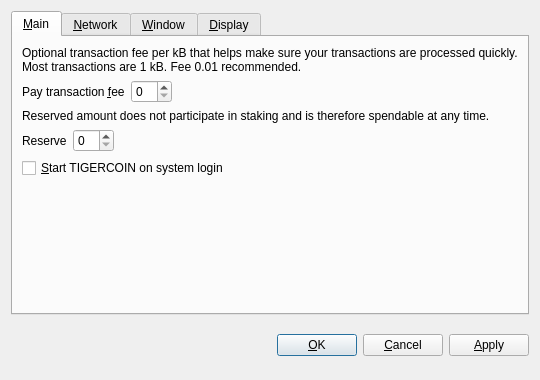
<?xml version="1.0" encoding="UTF-8"?>
<ui version="4.0">
 <class>OptionsDialog</class>
 <widget class="QDialog" name="OptionsDialog">
  <property name="geometry">
   <rect>
    <x>0</x>
    <y>0</y>
    <width>540</width>
    <height>380</height>
   </rect>
  </property>
  <property name="windowTitle">
   <string>Options</string>
  </property>
  <property name="modal">
   <bool>true</bool>
  </property>
  <layout class="QVBoxLayout" name="verticalLayout">
   <item>
    <widget class="QTabWidget" name="tabWidget">
     <property name="tabPosition">
      <enum>QTabWidget::North</enum>
     </property>
     <property name="currentIndex">
      <number>0</number>
     </property>
     <widget class="QWidget" name="tabMain">
      <attribute name="title">
       <string>&amp;Main</string>
      </attribute>
      <layout class="QVBoxLayout" name="verticalLayout_Main">
       <item>
        <widget class="QLabel" name="transactionFeeInfoLabel">
         <property name="text">
          <string>Optional transaction fee per kB that helps make sure your transactions are processed quickly. Most transactions are 1 kB. Fee 0.01 recommended.</string>
         </property>
         <property name="textFormat">
          <enum>Qt::PlainText</enum>
         </property>
         <property name="wordWrap">
          <bool>true</bool>
         </property>
        </widget>
       </item>
       <item>
        <layout class="QHBoxLayout" name="horizontalLayoutFee">
         <item>
          <widget class="QLabel" name="transactionFeeLabel">
           <property name="text">
            <string>Pay transaction &amp;fee</string>
           </property>
           <property name="textFormat">
            <enum>Qt::PlainText</enum>
           </property>
           <property name="buddy">
            <cstring>transactionFee</cstring>
           </property>
          </widget>
         </item>
         <item>
          <widget class="BitcoinAmountField" name="transactionFee"/>
         </item>
         <item>
          <spacer name="horizontalSpacerFee">
           <property name="orientation">
            <enum>Qt::Horizontal</enum>
           </property>
           <property name="sizeHint" stdset="0">
            <size>
             <width>40</width>
             <height>20</height>
            </size>
           </property>
          </spacer>
         </item>
        </layout>
       </item>
       <item>
        <widget class="QLabel" name="reserveBalanceInfoLabel">
         <property name="text">
          <string>Reserved amount does not participate in staking and is therefore spendable at any time.</string>
         </property>
         <property name="textFormat">
          <enum>Qt::PlainText</enum>
         </property>
         <property name="wordWrap">
          <bool>true</bool>
         </property>
        </widget>
       </item>
       <item>
        <layout class="QHBoxLayout" name="horizontalLayoutReserveBalance">
         <item>
          <widget class="QLabel" name="reserveBalanceLabel">
           <property name="text">
            <string>Reserve</string>
           </property>
           <property name="textFormat">
            <enum>Qt::PlainText</enum>
           </property>
           <property name="buddy">
            <cstring>reserveBalance</cstring>
           </property>
          </widget>
         </item>
         <item>
          <widget class="BitcoinAmountField" name="reserveBalance"/>
         </item>
         <item>
          <spacer name="horizontalSpacerReserveBalance">
           <property name="orientation">
            <enum>Qt::Horizontal</enum>
           </property>
           <property name="sizeHint" stdset="0">
            <size>
             <width>40</width>
             <height>20</height>
            </size>
           </property>
          </spacer>
         </item>
        </layout>
       </item>
       <item>
        <widget class="QCheckBox" name="bitcoinAtStartup">
         <property name="toolTip">
          <string>Automatically start TIGERCOIN after logging in to the system.</string>
         </property>
         <property name="text">
          <string>&amp;Start TIGERCOIN on system login</string>
         </property>
        </widget>
       </item>
       <item>
        <spacer name="verticalSpacer_Main">
         <property name="orientation">
          <enum>Qt::Vertical</enum>
         </property>
         <property name="sizeHint" stdset="0">
          <size>
           <width>20</width>
           <height>40</height>
          </size>
         </property>
        </spacer>
       </item>
      </layout>
     </widget>
     <widget class="QWidget" name="tabNetwork">
      <attribute name="title">
       <string>&amp;Network</string>
      </attribute>
      <layout class="QVBoxLayout" name="verticalLayout_Network">
       <item>
        <widget class="QCheckBox" name="mapPortUpnp">
         <property name="toolTip">
          <string>Automatically open the TIGERCOIN client port on the router. This only works when your router supports UPnP and it is enabled.</string>
         </property>
         <property name="text">
          <string>Map port using &amp;UPnP</string>
         </property>
        </widget>
       </item>
       <item>
        <widget class="QCheckBox" name="connectSocks">
         <property name="toolTip">
          <string>Connect to the TIGERCOIN network through a SOCKS proxy (e.g. when connecting through Tor).</string>
         </property>
         <property name="text">
          <string>&amp;Connect through SOCKS proxy:</string>
         </property>
        </widget>
       </item>
       <item>
        <layout class="QHBoxLayout" name="horizontalLayout_Network">
         <item>
          <widget class="QLabel" name="proxyIpLabel">
           <property name="text">
            <string>Proxy &amp;IP:</string>
           </property>
           <property name="textFormat">
            <enum>Qt::PlainText</enum>
           </property>
           <property name="buddy">
            <cstring>proxyIp</cstring>
           </property>
          </widget>
         </item>
         <item>
          <widget class="QValidatedLineEdit" name="proxyIp">
           <property name="maximumSize">
            <size>
             <width>140</width>
             <height>16777215</height>
            </size>
           </property>
           <property name="toolTip">
            <string>IP address of the proxy (e.g. 127.0.0.1)</string>
           </property>
          </widget>
         </item>
         <item>
          <widget class="QLabel" name="proxyPortLabel">
           <property name="text">
            <string>&amp;Port:</string>
           </property>
           <property name="textFormat">
            <enum>Qt::PlainText</enum>
           </property>
           <property name="buddy">
            <cstring>proxyPort</cstring>
           </property>
          </widget>
         </item>
         <item>
          <widget class="QLineEdit" name="proxyPort">
           <property name="maximumSize">
            <size>
             <width>55</width>
             <height>16777215</height>
            </size>
           </property>
           <property name="toolTip">
            <string>Port of the proxy (e.g. 9050)</string>
           </property>
          </widget>
         </item>
         <item>
          <widget class="QLabel" name="socksVersionLabel">
           <property name="text">
            <string>SOCKS &amp;Version:</string>
           </property>
           <property name="textFormat">
            <enum>Qt::PlainText</enum>
           </property>
           <property name="buddy">
            <cstring>socksVersion</cstring>
           </property>
          </widget>
         </item>
         <item>
          <widget class="QValueComboBox" name="socksVersion">
           <property name="toolTip">
            <string>SOCKS version of the proxy (e.g. 5)</string>
           </property>
          </widget>
         </item>
         <item>
          <spacer name="horizontalSpacer_Network">
           <property name="orientation">
            <enum>Qt::Horizontal</enum>
           </property>
           <property name="sizeHint" stdset="0">
            <size>
             <width>40</width>
             <height>20</height>
            </size>
           </property>
          </spacer>
         </item>
        </layout>
       </item>
       <item>
        <spacer name="verticalSpacer_Network">
         <property name="orientation">
          <enum>Qt::Vertical</enum>
         </property>
         <property name="sizeHint" stdset="0">
          <size>
           <width>20</width>
           <height>40</height>
          </size>
         </property>
        </spacer>
       </item>
      </layout>
     </widget>
     <widget class="QWidget" name="tabWindow">
      <attribute name="title">
       <string>&amp;Window</string>
      </attribute>
      <layout class="QVBoxLayout" name="verticalLayout_Window">
       <item>
        <widget class="QCheckBox" name="minimizeToTray">
         <property name="toolTip">
          <string>Show only a tray icon after minimizing the window.</string>
         </property>
         <property name="text">
          <string>&amp;Minimize to the tray instead of the taskbar</string>
         </property>
        </widget>
       </item>
       <item>
        <widget class="QCheckBox" name="minimizeOnClose">
         <property name="toolTip">
          <string>Minimize instead of exit the application when the window is closed. When this option is enabled, the application will be closed only after selecting Quit in the menu.</string>
         </property>
         <property name="text">
          <string>M&amp;inimize on close</string>
         </property>
        </widget>
       </item>
       <item>
        <spacer name="verticalSpacer_Window">
         <property name="orientation">
          <enum>Qt::Vertical</enum>
         </property>
         <property name="sizeHint" stdset="0">
          <size>
           <width>20</width>
           <height>40</height>
          </size>
         </property>
        </spacer>
       </item>
      </layout>
     </widget>
     <widget class="QWidget" name="tabDisplay">
      <attribute name="title">
       <string>&amp;Display</string>
      </attribute>
      <layout class="QVBoxLayout" name="verticalLayout_Display">
       <item>
        <layout class="QHBoxLayout" name="horizontalLayout_1_Display">
         <item>
          <widget class="QLabel" name="langLabel">
           <property name="text">
            <string>User Interface &amp;language:</string>
           </property>
           <property name="textFormat">
            <enum>Qt::PlainText</enum>
           </property>
           <property name="buddy">
            <cstring>lang</cstring>
           </property>
          </widget>
         </item>
         <item>
          <widget class="QValueComboBox" name="lang">
           <property name="toolTip">
            <string>The user interface language can be set here. This setting will take effect after restarting TIGERCOIN.</string>
           </property>
          </widget>
         </item>
        </layout>
       </item>
       <item>
        <layout class="QHBoxLayout" name="horizontalLayout_2_Display">
         <item>
          <widget class="QLabel" name="unitLabel">
           <property name="text">
            <string>&amp;Unit to show amounts in:</string>
           </property>
           <property name="textFormat">
            <enum>Qt::PlainText</enum>
           </property>
           <property name="buddy">
            <cstring>unit</cstring>
           </property>
          </widget>
         </item>
         <item>
          <widget class="QValueComboBox" name="unit">
           <property name="toolTip">
            <string>Choose the default subdivision unit to show in the interface and when sending coins.</string>
           </property>
          </widget>
         </item>
        </layout>
       </item>
       <item>
        <widget class="QCheckBox" name="displayAddresses">
         <property name="toolTip">
          <string>Whether to show TIGERCOIN addresses in the transaction list or not.</string>
         </property>
         <property name="text">
          <string>&amp;Display addresses in transaction list</string>
         </property>
        </widget>
       </item>
       <item>
        <widget class="QCheckBox" name="coinControlFeatures">
         <property name="toolTip">
          <string>Whether to show coin control features or not.</string>
         </property>
         <property name="text">
          <string>Display coin &amp;control features (experts only!)</string>
         </property>
        </widget>
       </item>
       <item>
        <spacer name="verticalSpacer_Display">
         <property name="orientation">
          <enum>Qt::Vertical</enum>
         </property>
         <property name="sizeHint" stdset="0">
          <size>
           <width>20</width>
           <height>40</height>
          </size>
         </property>
        </spacer>
       </item>
      </layout>
     </widget>
    </widget>
   </item>
   <item>
    <layout class="QHBoxLayout" name="horizontalLayout_Buttons">
     <item>
      <spacer name="horizontalSpacer_1">
       <property name="orientation">
        <enum>Qt::Horizontal</enum>
       </property>
       <property name="sizeHint" stdset="0">
        <size>
         <width>40</width>
         <height>48</height>
        </size>
       </property>
      </spacer>
     </item>
     <item>
      <widget class="QLabel" name="statusLabel">
       <property name="font">
        <font>
         <weight>75</weight>
         <bold>true</bold>
        </font>
       </property>
       <property name="text">
        <string/>
       </property>
       <property name="textFormat">
        <enum>Qt::PlainText</enum>
       </property>
       <property name="wordWrap">
        <bool>true</bool>
       </property>
      </widget>
     </item>
     <item>
      <spacer name="horizontalSpacer_2">
       <property name="orientation">
        <enum>Qt::Horizontal</enum>
       </property>
       <property name="sizeHint" stdset="0">
        <size>
         <width>40</width>
         <height>48</height>
        </size>
       </property>
      </spacer>
     </item>
     <item>
      <widget class="QPushButton" name="okButton">
       <property name="text">
        <string>&amp;OK</string>
       </property>
      </widget>
     </item>
     <item>
      <widget class="QPushButton" name="cancelButton">
       <property name="text">
        <string>&amp;Cancel</string>
       </property>
       <property name="autoDefault">
        <bool>false</bool>
       </property>
      </widget>
     </item>
     <item>
      <widget class="QPushButton" name="applyButton">
       <property name="text">
        <string>&amp;Apply</string>
       </property>
       <property name="autoDefault">
        <bool>false</bool>
       </property>
      </widget>
     </item>
    </layout>
   </item>
  </layout>
 </widget>
 <customwidgets>
  <customwidget>
   <class>BitcoinAmountField</class>
   <extends>QSpinBox</extends>
   <header>bitcoinamountfield.h</header>
  </customwidget>
  <customwidget>
   <class>QValueComboBox</class>
   <extends>QComboBox</extends>
   <header>qvaluecombobox.h</header>
  </customwidget>
  <customwidget>
   <class>QValidatedLineEdit</class>
   <extends>QLineEdit</extends>
   <header>qvalidatedlineedit.h</header>
  </customwidget>
 </customwidgets>
 <resources/>
 <connections/>
</ui>
